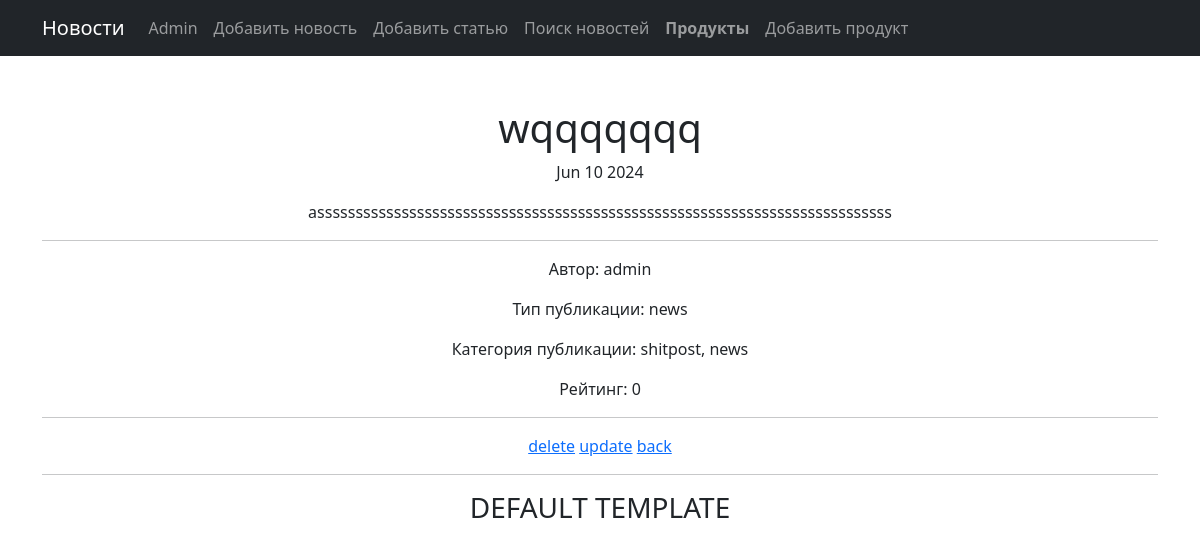
Page /news/40 on the committed database.
### news/models.py (models this page shows, shortened)
class Post(models.Model):
    article = 'article'
    news = 'news'
    post_type = [
        (article, 'Статья'),
        (news, 'Новость'),
    ]
    author = models.ForeignKey(Author, on_delete=models.CASCADE)
    type = models.CharField(max_length=255, choices=post_type, default=article)
    date_add = models.DateTimeField(auto_now_add=True)
    category = models.ManyToManyField(Category, through='PostCategory')
    rating = models.IntegerField(default=0)
    title = models.CharField(max_length=255)
    text = models.TextField()

class Author(models.Model):
    user = models.OneToOneField(User, on_delete=models.CASCADE)
    rating = models.IntegerField(default=0)
    def __str__(self):
        return f'{self.user.username}'

class Category(models.Model):
    name = models.CharField(max_length=255, unique=True)
    subscribers = models.ManyToManyField(User, related_name='categories')

### news/views.py (the view)
# urls.py: path('<int:pk>', NewsDetail.as_view()),
class NewsDetail(DetailView):
    model = Post
    template_name = 'post.html'
    context_object_name = 'post'

### news/templatetags/my_filters.py (called while the page is built)
@register.filter(name='censor')
def censor(value):
    if not isinstance(value, str):
        raise TypeError("Входной аргумент должен быть строкой")
    censored_words = ["попа", "жопа", "какашки"]
    regex_pattern = r"\b(" + "|".join(map(re.escape, censored_words)) + r")\b"
    censored_text = re.sub(regex_pattern, lambda match: match.group()[0] + '*' * (len(match.group()) - 1), value, flags=re.IGNORECASE)
    return censored_text

### templates/post.html (shortened to what this page needs)
{% extends 'flatpages/default.html' %}
{% load my_filters %}
{% block content %}
<div>
    <h1>{{ post.title|censor }}</h1>
    <p>{{ post.date_add|date:'M d Y' }}</p>
    <p>{{ post.text|censor }}</p>
    <hr>
    <p>Автор: {{ post.author }}</p>
    <p>Тип публикации: {{ post.type }}</p>
    <p>Категория публикации: {% for category in post.category.all %}
                {{ category.name }}{% if not forloop.last %}, {% endif %}
                {% endfor %}</p>
    <p>Рейтинг: {{ post.rating }}</p>
</div>
<hr>
<tr>
   <td><a href="{{ post.id }}/delete">delete</a></td>
   <td><a href="{{ post.id }}/edit">update</a></td>
   <td><a href="/news/">back</a></td>
</tr>
{% endblock content %}

### rows in the picture
Post: title|censor "wqqqqqqq", date_add "Jun 10 2024", text|censor "asssssssssssssssssssssssssssssssssssssssssssssssssssssssssssssssssssssssssss", author "admin", type "news", rating "0"
Category: name "shitpost"
Category: name "news"
